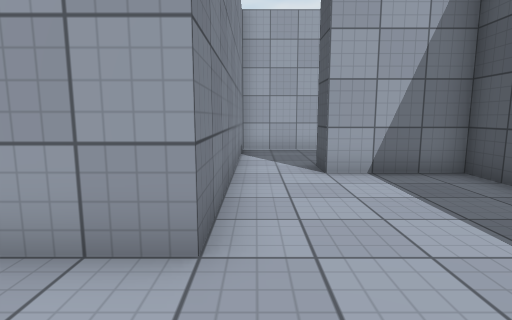
view 1 (above)

19 first-person views from a walk through a 3-D level made in the Unity game engine. The camera is 1.2 m above the floor, tilts 8° down and sees 80° across. The floor is counted in squares, 1 m on a side. Each view is taken from the middle of a square. On the plan, view 1 faces up. The plan holds only what a view shows up to about 13 squares ahead; the rest is blank. Surface patterns are stand-ins for the level's own textures.

view 2
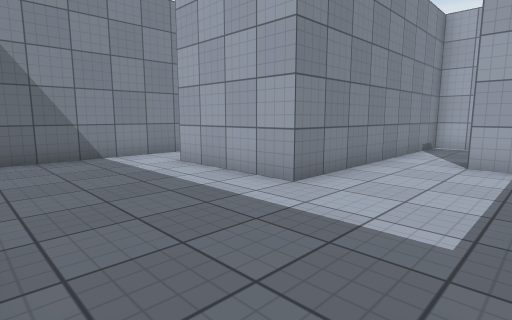

view 3
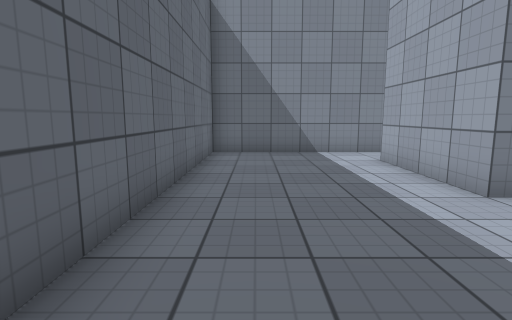

view 4
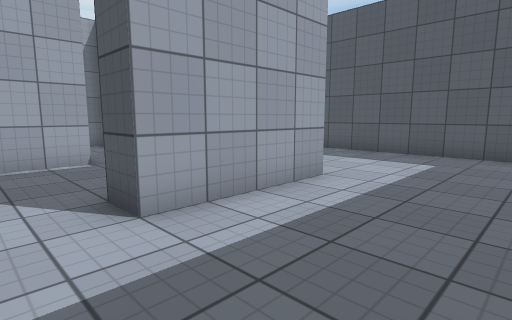

view 5
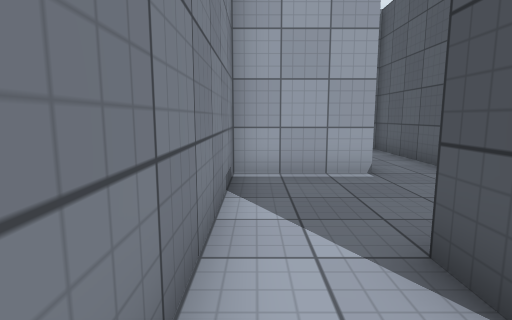

view 6
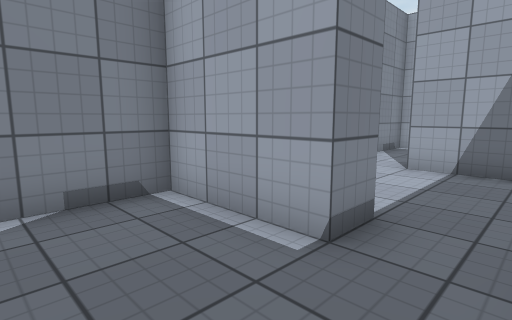

view 7
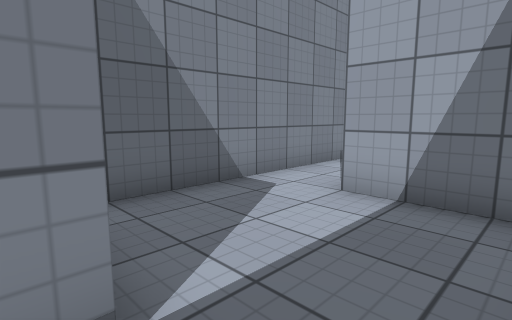

view 8
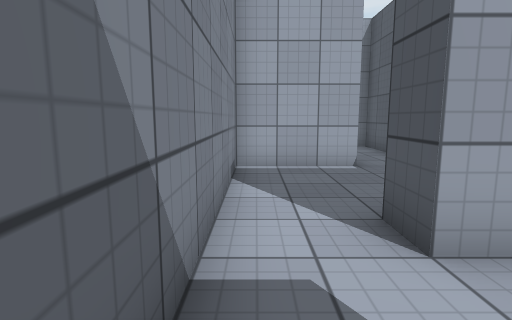

view 9
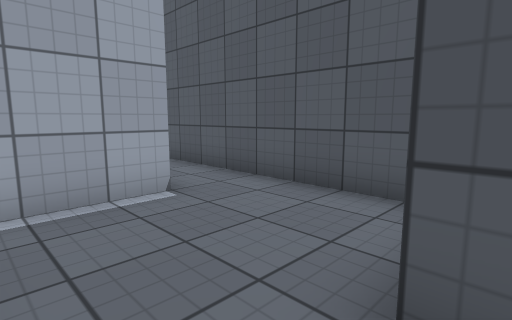

view 10
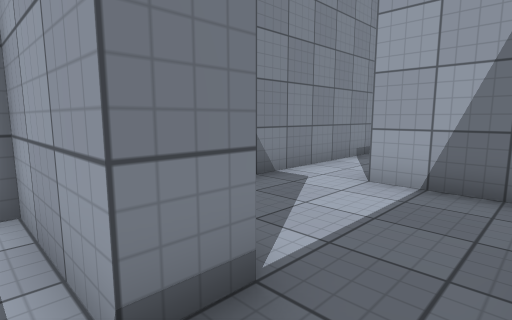

view 11
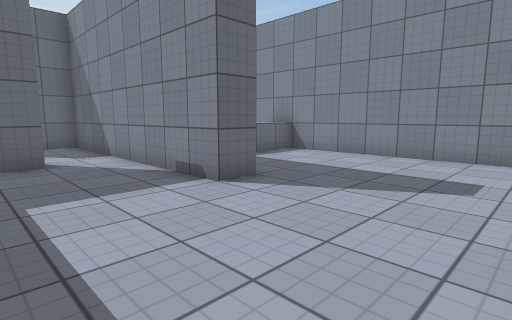

view 12
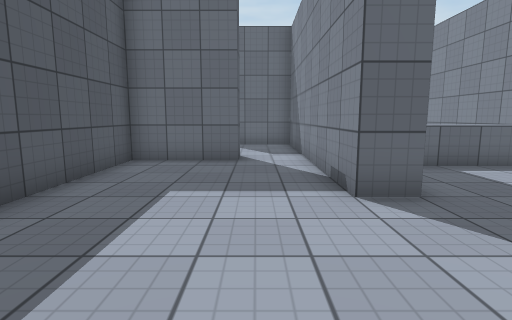

view 13
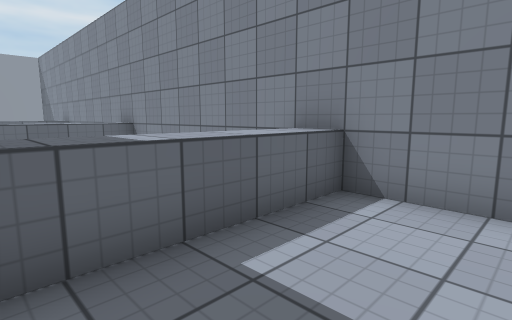

view 14
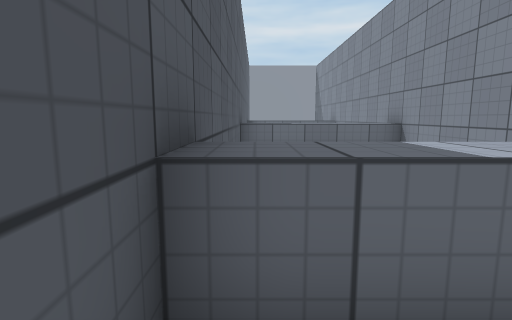

view 15
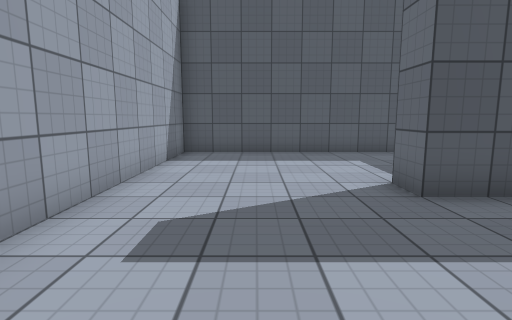

view 16
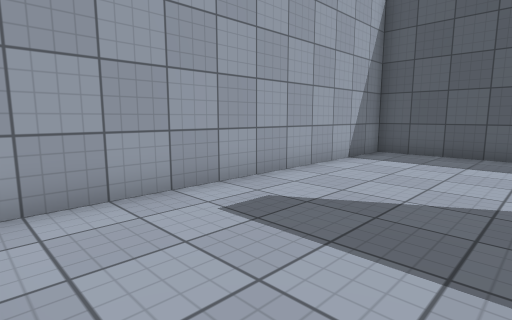

view 17
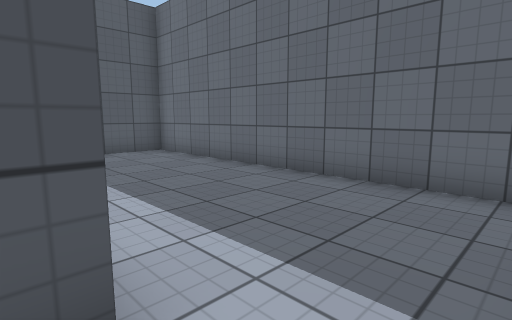

view 18
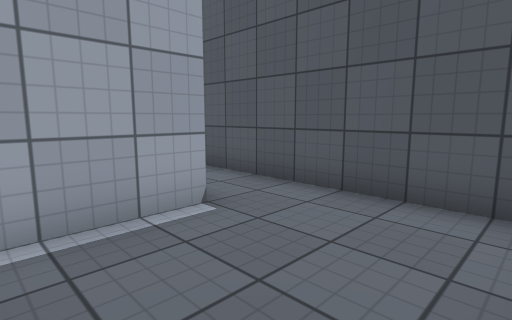

view 19
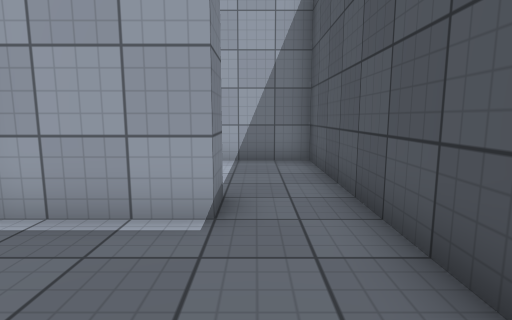

### Floor plan
Ten units are one square. View 1 is at (0, 0); x grows to the right and y downward. Boxes are objects, and circles mark ways between rooms. Rooms are numbered by the first view taken in them; rooms with no view inside come last. Other rooms are left out.
<svg viewBox="-131 -330 181 360">
<path fill="none" stroke="#000" d="M-5 -65 -5 -25 -45 -25M-65 -25 -65 25 45 25 45 -65 15 -65M-45 -25 -45 -35M-35 -75 -65 -75 -65 -25M-35 -86 -35 -75M-15 -85 -15 -125 -45 -125M-65 -125 -65 -95M-45 -125 -45 -135M-35 -175 -65 -175 -65 -125M-15 -144 -15 -176M-45 -225 -45 -235 -15 -235 -15 -325 -118 -325M-75 -129 -75 -275 -65 -275 -65 -225M-125 -312 -125 -129M-126 -245 -75 -245M-126 -165 -75 -165M15 -65 15 -75M25 -115 -5 -115 -5 -65M45 -82 45 -116M-35 -185 -35 -175M-15 -176 -15 -225 -45 -225M-65 -225 -65 -185 -54 -185M25 -125 25 -115M45 -116 45 -165 20 -165"/>
<circle cx="-55" cy="-30" r="3" fill="#2a7"/>
<circle cx="5" cy="-70" r="3" fill="#2a7"/>
<circle cx="-25" cy="-80" r="3" fill="#2a7"/>
<circle cx="-55" cy="-130" r="3" fill="#2a7"/>
<circle cx="-25" cy="-180" r="3" fill="#2a7"/>
<circle cx="-55" cy="-230" r="3" fill="#2a7"/>
<circle cx="35" cy="-120" r="3" fill="#2a7"/>
<text x="0" y="-10">1</text>
<text x="-40" y="-50">2</text>
<text x="-40" y="-100">3</text>
<text x="-40" y="-150">4</text>
<text x="-90" y="-210">5</text>
<text x="20" y="-90">6</text>
<text x="-40" y="-200">7</text>
<text x="20" y="-140">8</text>
</svg>
Room 1 opens to room 2. Room 1 opens to room 6. Room 2 opens to room 3. Room 3 opens to room 4. Room 4 opens to room 7. Room 5 opens to room 7. Room 6 opens to room 8.

Where each view was taken, in squares from view 1:
view 1: 0 up, 0 right, facing up
view 2: 2 down, 3 right, facing up-left
view 3: 1 down, 4 right, facing left
view 4: 1 down, 6 left, facing up-right
view 5: 1 up, 6 left, facing up
view 6: 5 up, 2 left, facing up-left
view 7: 8 up, 2 left, facing up-left
view 8: 10 up, 6 left, facing up
view 9: 13 up, 6 left, facing up-right
view 10: 17 up, 2 left, facing up-left
view 11: 32 up, 3 left, facing down-left
view 12: 32 up, 5 left, facing down
view 13: 27 up, 8 left, facing down-left
view 14: 26 up, 8 left, facing down
view 15: 30 up, 12 left, facing right
view 16: 28 up, 12 left, facing up-right
view 17: 3 up, 6 left, facing down-right
view 18: 8 up, 0 right, facing up-right
view 19: 8 up, 3 right, facing up
